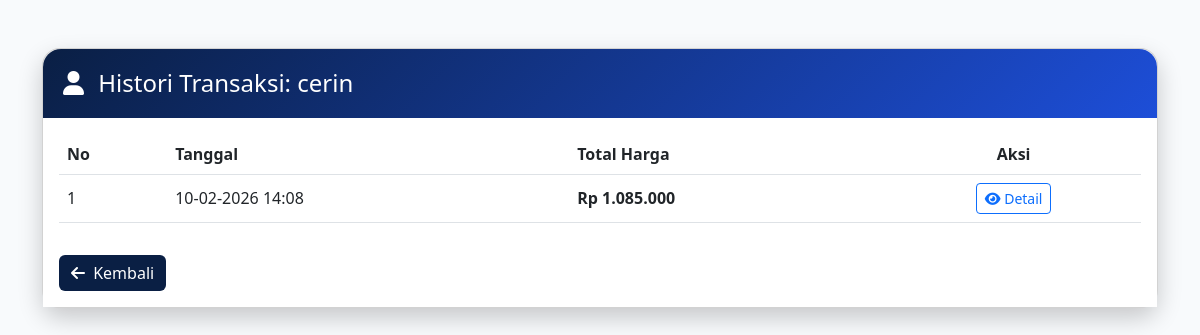
Screenshot of /petugas/pelanggan/histori.php?id=3 (signed in) with the database file from the repository.
### tables this page shows
CREATE TABLE `pelanggan` (
  `PelangganID` int(11) NOT NULL,
  `NamaPelanggan` varchar(255) NOT NULL,
  `Alamat` text NOT NULL,
  `NomorTelepon` varchar(15) NOT NULL
);

CREATE TABLE `penjualan` (
  `PenjualanID` int(11) NOT NULL,
  `TanggalPenjualan` datetime NOT NULL DEFAULT current_timestamp(),
  `Totalharga` decimal(10,2) NOT NULL,
  `PelangganID` int(11) NOT NULL
);

### petugas/pelanggan/histori.php (the view, shortened to what this page needs)
<?php
include '../../main/connect.php';
$id = $_GET['id'];
$pelanggan = mysqli_query($conn, "SELECT * FROM pelanggan WHERE PelangganID='$id'");
$dataP = mysqli_fetch_assoc($pelanggan);
$histori = mysqli_query($conn, "
    SELECT * FROM penjualan
    WHERE PelangganID='$id'
    ORDER BY TanggalPenjualan DESC
");
?>
<!DOCTYPE html>
<html lang="id">
<head>
    <link href="https://cdn.jsdelivr.net/npm/bootstrap@5.3.0/dist/css/bootstrap.min.css" rel="stylesheet">
    <link rel="stylesheet" href="https://cdnjs.cloudflare.com/ajax/libs/font-awesome/6.0.0/css/all.min.css">
</head>
<body>
<div class="container mt-5">
    <div class="card card-main">
        <div class="header-box">
            <h4 class="mb-0">
                <i class="fas fa-user me-2"></i>
                Histori Transaksi: <?= $dataP['NamaPelanggan']; ?>
            </h4>
        </div>
        <div class="card-body bg-white">
            <table class="table table-hover align-middle">
                <thead>
                    <tr>
                        <th>No</th>
                        <th>Tanggal</th>
                        <th>Total Harga</th>
                        <th class="text-center">Aksi</th>
                    </tr>
                </thead>
                <tbody>
                <?php $no=1; while($h = mysqli_fetch_assoc($histori)) { ?>
                <tr>
                    <td><?= $no++; ?></td>
                    <td><?= date('d-m-Y H:i', strtotime($h['TanggalPenjualan'])); ?></td>
                    <td class="fw-bold">Rp <?= number_format($h['Totalharga'],0,',','.'); ?></td>
                    <td class="text-center">
                        <a href="../penjualan/detail.php?id=<?= $h['PenjualanID']; ?>" class="btn btn-sm btn-outline-primary">
                            <i class="fas fa-eye"></i> Detail
                        </a>
                    </td>
                </tr>
                <?php } ?>
                </tbody>
            </table>
            <a href="index.php" class="btn btn-navy mt-3">
                <i class="fas fa-arrow-left me-1"></i> Kembali
            </a>
        </div>
    </div>
</div>
</body>
</html>

### petugas/pelanggan/histori.php (style rules this page uses)
body { background: #f8fafc; font-family: 'Segoe UI', sans-serif; }
.card-main { border-radius: 18px; box-shadow: 0 10px 25px rgba(0,0,0,.2); }
.header-box { background: linear-gradient(135deg, #0a1f44, #1d4ed8); color: white; border-radius: 18px 18px 0 0; padding: 20px; }
.table thead { background-color: #0a1f44; color: white; }
.btn-navy { background-color: #0a1f44; color: white; border: none; }

### rows the page displays
pelanggan: NamaPelanggan "cerin"
penjualan: TanggalPenjualan "10-02-2026 14:08", Totalharga "1.085.000"
